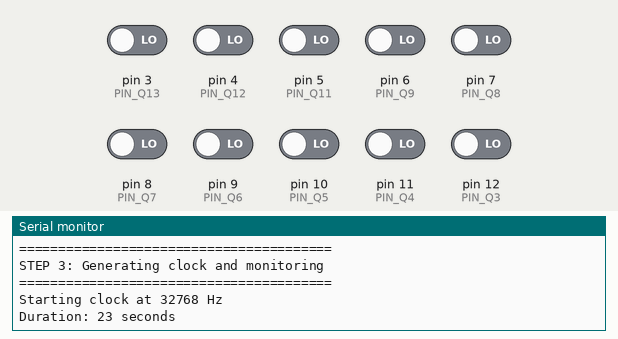
This sketch was run on a simulated Arduino Uno, built with avr-gcc and run on an emulated ATmega328P. Shown: the last lines printed to the serial monitor. The test bench sets the inputs (shaded band); at power-on: pin 3 (PIN_Q13), pin 4 (PIN_Q12), pin 5 (PIN_Q11), pin 6 (PIN_Q9), pin 7 (PIN_Q8), pin 8 (PIN_Q7), pin 9 (PIN_Q6), pin 10 (PIN_Q5), pin 11 (PIN_Q4), pin 12 (PIN_Q3) LOW.

Above: at 6.4 s.
6.5 s: pin 3 (PIN_Q13) driven HIGH
At 11.3 s:
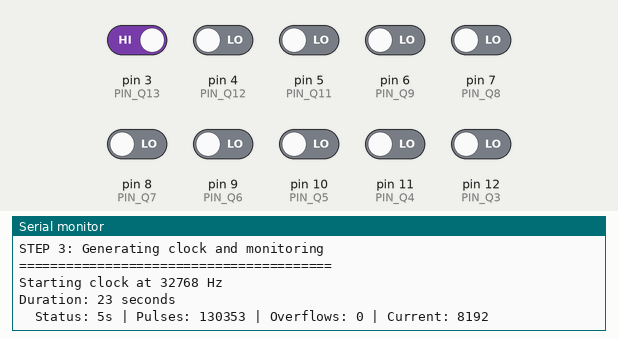
17.1 s: pin 3 (PIN_Q13) driven LOW
At 18.0 s:
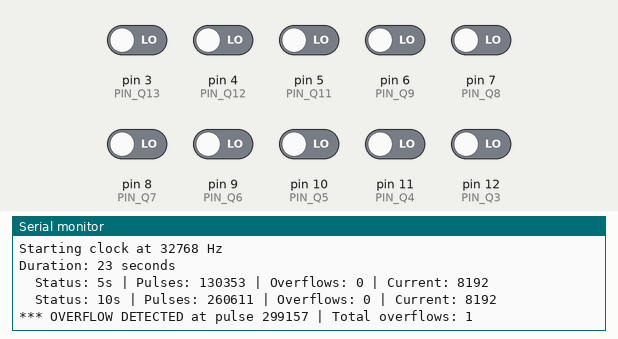

Measured:
- after the input at 6.5 s, the serial monitor: prints a new line after 4.1 s (image 1)
- after the input at 17.1 s, the serial monitor: prints a new line at once (image 2)

The sketch:

debug_measurement.ino
```cpp
/*
 * Parallel Binary Reader with Clock Generation and Overflow Detection
 *
 * This sketch:
 * 1. Resets an external device using pin 2 (HIGH for 2s, then LOW)
 * 2. Generates a square wave clock on pin 13 for specified duration
 * 3. Monitors a 14-bit parallel counter for overflows during counting
 * 4. Reads final value and calculates total count including overflows
 *
 * Pin Mapping:
 * - Pin 2:  Reset output
 * - Pin 13: Clock output
 * - D12: Q3  (bit 3)
 * - D11: Q4  (bit 4)
 * - D10: Q5  (bit 5)
 * - D9:  Q6  (bit 6)
 * - D8:  Q7  (bit 7)
 * - D7:  Q8  (bit 8)
 * - D6:  Q9  (bit 9)
 * - D5:  Q11 (bit 11)
 * - D4:  Q12 (bit 12)
 * - D3:  Q13 (bit 13) - MSB for overflow detection
 *
 * Bits 0, 1, 2, and 10 are assumed to be 0
 */

// ===== CONFIGURATION =====
#define CLOCK_PIN 13          // Pin for clock output
#define RESET_PIN 2           // Pin for reset signal

// Pin definitions for parallel input (bit position → pin number)
#define PIN_Q3  12  // Bit 3
#define PIN_Q4  11  // Bit 4
#define PIN_Q5  10  // Bit 5
#define PIN_Q6  9   // Bit 6
#define PIN_Q7  8   // Bit 7
#define PIN_Q8  7   // Bit 8
#define PIN_Q9  6   // Bit 9
#define PIN_Q11 5   // Bit 11
#define PIN_Q12 4   // Bit 12
#define PIN_Q13 3   // Bit 13 (MSB)

// Timing constants
#define CLOCK_FREQUENCY (1UL << 15)  // Clock frequency in Hz (adjust as needed)
#define RESET_DURATION 4000      // Reset pulse duration in ms
#define STABILIZE_DELAY 1000     // Stabilization delay in ms
#define CLOCK_DURATION 23000     // Clock generation duration in ms

// ===== GLOBAL VARIABLES =====
unsigned long halfPeriod;        // Half period of clock in microseconds
unsigned long clockPulseCount;   // Counter for clock pulses
unsigned long overflowCount;     // Counter for 14-bit overflows
bool previousMSB;                // Previous state of MSB for overflow detection
bool previousB9;
bool bit10;

// Function to read the parallel counter value
unsigned int readParallelValue() {
  int bit3 = digitalRead(PIN_Q3);
  int bit4 = digitalRead(PIN_Q4);
  int bit5 = digitalRead(PIN_Q5);
  int bit6 = digitalRead(PIN_Q6);
  int bit7 = digitalRead(PIN_Q7);
  int bit8 = digitalRead(PIN_Q8);
  int bit9 = digitalRead(PIN_Q9);
  int _bit10 = 0;
  if(bit10){
    _bit10 = 1;
  }
  int bit11 = digitalRead(PIN_Q11);
  int bit12 = digitalRead(PIN_Q12);
  int bit13 = digitalRead(PIN_Q13);

  unsigned int value = 0;
  value |= (bit3 << 3);
  value |= (bit4 << 4);
  value |= (bit5 << 5);
  value |= (bit6 << 6);
  value |= (bit7 << 7);
  value |= (bit8 << 8);
  value |= (bit9 << 9);
  value |= (_bit10 << 10);
  value |= (bit11 << 11);
  value |= (bit12 << 12);
  value |= (bit13 << 13);

  return value;
}

bool readMSB() {
  return digitalRead(PIN_Q13);
}

bool readBit9() {
  return digitalRead(PIN_Q9);
}

void setup() {
  // Initialize serial communication
  Serial.begin(9600);
  while (!Serial) {
    ; // Wait for serial port to connect (needed for native USB)
  }

  Serial.println("========================================");
  Serial.println("Parallel Binary Reader with Overflow Detection");
  Serial.println("========================================");
  Serial.println();

  // Calculate clock timing
  halfPeriod = (1000000UL / CLOCK_FREQUENCY) / 2;
  Serial.print("Clock Configuration:");
  Serial.println();
  Serial.print("  Frequency: ");
  Serial.print(CLOCK_FREQUENCY);
  Serial.println(" Hz");
  Serial.print("  Half Period: ");
  Serial.print(halfPeriod);
  Serial.println(" microseconds");
  Serial.println();

  // Configure reset pin
  Serial.println("Configuring pins...");
  pinMode(RESET_PIN, OUTPUT);
  digitalWrite(RESET_PIN, HIGH);

  // Configure clock pin
  pinMode(CLOCK_PIN, OUTPUT);
  digitalWrite(CLOCK_PIN, LOW);

  // Configure input pins for parallel reading
  pinMode(PIN_Q3, INPUT);
  pinMode(PIN_Q4, INPUT);
  pinMode(PIN_Q5, INPUT);
  pinMode(PIN_Q6, INPUT);
  pinMode(PIN_Q7, INPUT);
  pinMode(PIN_Q8, INPUT);
  pinMode(PIN_Q9, INPUT);
  pinMode(PIN_Q11, INPUT);
  pinMode(PIN_Q12, INPUT);
  pinMode(PIN_Q13, INPUT);

  Serial.println("All pins configured");
  Serial.println();

  // Step 1: Reset sequence
  Serial.println("========================================");
  Serial.println("STEP 1: Resetting external device");
  Serial.println("========================================");

  digitalWrite(RESET_PIN, HIGH);
  delay(RESET_DURATION);
  digitalWrite(RESET_PIN, LOW);

  Serial.println("Reset sequence complete!");
  Serial.println();

  // Step 2: Stabilization delay
  Serial.println("========================================");
  Serial.println("STEP 2: Stabilization delay");
  Serial.println("========================================");
  delay(STABILIZE_DELAY);
  Serial.println("Stabilization complete!");
  Serial.println();

  // Initialize overflow detection
  overflowCount = 0;
  unsigned int initialValue = readParallelValue();
  previousMSB = (initialValue >> 13) & 1;
  previousB9 = (initialValue >> 9) & 1;
  bit10 = false;


  Serial.println("Initial counter state:");
  Serial.print("  Value: ");
  Serial.println(initialValue);
  Serial.print("  MSB (bit 13): ");
  Serial.println(previousMSB);
  Serial.print("  Bit 9: ");
  Serial.println(previousB9);
  Serial.println();

  // Step 3: Clock generation with overflow monitoring
  Serial.println("========================================");
  Serial.println("STEP 3: Generating clock and monitoring");
  Serial.println("========================================");
  Serial.print("Starting clock at ");
  Serial.print(CLOCK_FREQUENCY);
  Serial.println(" Hz");
  Serial.print("Duration: ");
  Serial.print(CLOCK_DURATION / 1000);
  Serial.println(" seconds");
  Serial.println();

  clockPulseCount = 0;
  unsigned long clockStart = millis();
  unsigned long lastStatusUpdate = millis();
  unsigned long nextToggle = micros();
  bool clockState = false;

  while (millis() - clockStart < CLOCK_DURATION) {
    // Generate clock signal
    if (micros() >= nextToggle) {
      clockState = !clockState;
      digitalWrite(CLOCK_PIN, clockState);
      nextToggle += halfPeriod;

      if (clockState == true) {
        clockPulseCount++;

        /*
        Serial.print("V: ");
        Serial.print(readParallelValue());
        Serial.print(" at: ");
        Serial.println(millis() - clockStart);
        */

        // Check for overflow after rising edge
        bool currentMSB = readMSB();

        // Detect overflow: MSB transitions from 1 to 0
        if (previousMSB == 1 && currentMSB == 0) {
          overflowCount++;
          Serial.print("*** OVERFLOW DETECTED at pulse ");
          Serial.print(clockPulseCount);
          Serial.print(" | Total overflows: ");
          Serial.println(overflowCount);
        }
        previousMSB = currentMSB;

        // Check for B9 after rising edge
        bool currentB9 = readBit9();

        // Detect B10: B9 transitions from 1 to 0
        if (previousB9 == 1 && currentB9 == 0) {
          bit10 = !bit10;
        }
        previousB9 = currentB9;


      }else{
        delayMicroseconds(2); // Small delay to let counter settle
      }
    }

    // Status update every 5 seconds
    if (millis() - lastStatusUpdate >= 5000) {
      unsigned int currentValue = readParallelValue();
      Serial.print("  Status: ");
      Serial.print((millis() - clockStart) / 1000);
      Serial.print("s | Pulses: ");
      Serial.print(clockPulseCount);
      Serial.print(" | Overflows: ");
      Serial.print(overflowCount);
      Serial.print(" | Current: ");
      Serial.println(currentValue);
      lastStatusUpdate = millis();
    }
  }

  // Stop clock
  digitalWrite(CLOCK_PIN, LOW);
  Serial.println();
  Serial.println("Clock generation complete!");
  Serial.println();

  // Step 4: Read final value
  Serial.println("========================================");
  Serial.println("STEP 4: Reading final value");
  Serial.println("========================================");

  delay(100); // Allow counter to settle
  unsigned int finalReading = readParallelValue();

  digitalWrite(RESET_PIN, HIGH);

  // Calculate total count including overflows
  // Each overflow represents 2^14 = 16384 counts
  unsigned long totalCount = (overflowCount * 16384UL) + finalReading;

  Serial.println("Final Reading:");
  Serial.print("  Raw counter value: ");
  Serial.println(finalReading);
  Serial.print("  Binary: 0b");
  for (int i = 13; i >= 0; i--) {
    Serial.print((finalReading >> i) & 1);
    if (i % 4 == 0 && i != 0) Serial.print("_");
  }
  Serial.println();
  Serial.print("  Hexadecimal: 0x");
  Serial.println(finalReading, HEX);
  Serial.println();

  Serial.println("========================================");
  Serial.println("FINAL RESULTS");
  Serial.println("========================================");
  Serial.print("Clock pulses generated: ");
  Serial.println(clockPulseCount);
  Serial.print("Overflows detected: ");
  Serial.println(overflowCount);
  Serial.print("Final counter reading: ");
  Serial.println(finalReading);
  Serial.println();
  Serial.print("TOTAL COUNT (with overflows): ");
  Serial.println(totalCount);
  Serial.println();

  Serial.println("========================================");
  Serial.println("All operations complete!");
  Serial.println("========================================");
}

void loop() {
  // Nothing to do in loop
}
```
